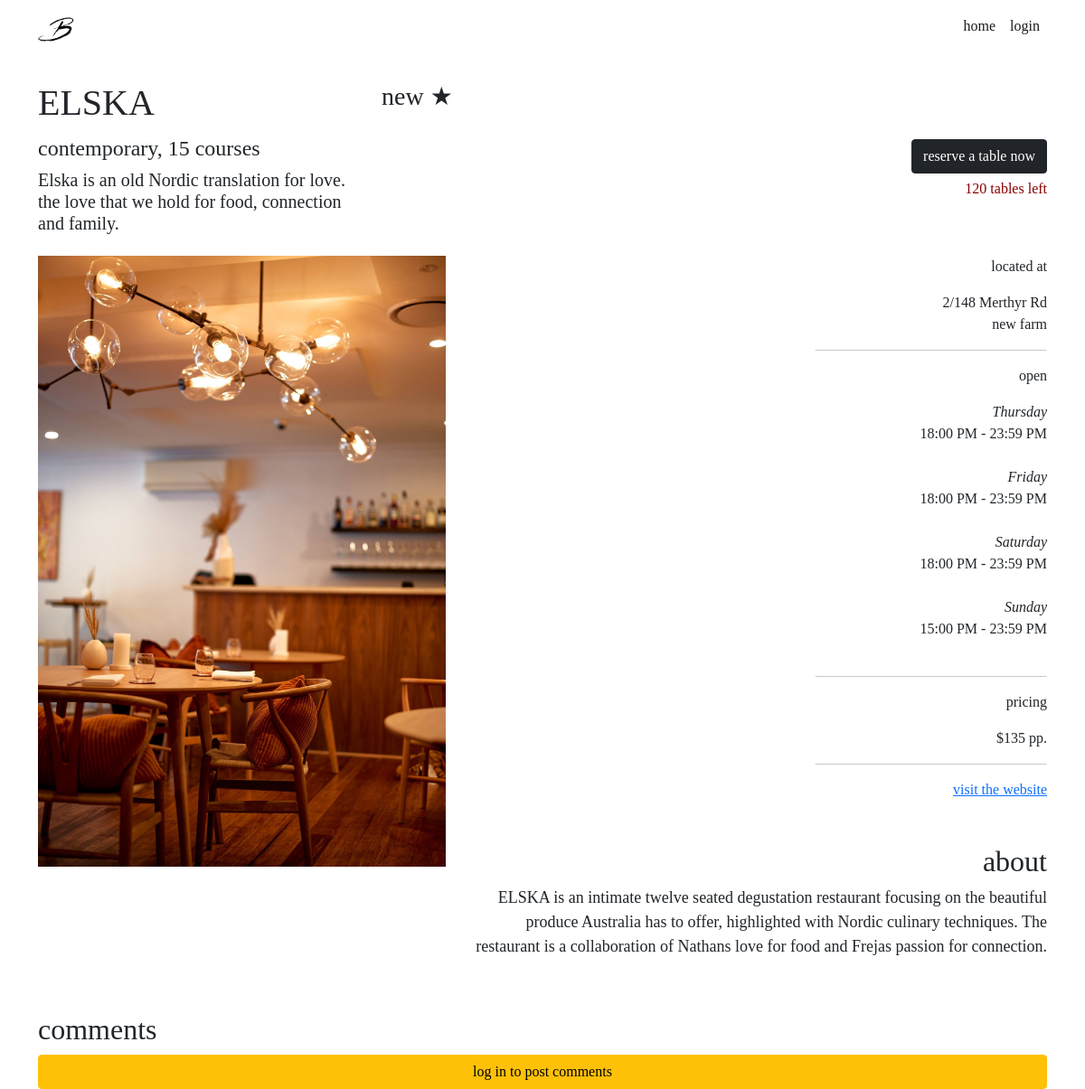
The page /restaurants/1 on the database its author committed.
### website/models.py (models this page shows, shortened)
class Restaurant(db.Model):
    __tablename__ = 'restaurants'
    __table_args__ = {'extend_existing': True}
    restaurant_id = db.Column(db.Integer, primary_key=True)
    name = db.Column(db.String(100), nullable=False)
    street = db.Column(db.String(150), nullable=False)
    suburb = db.Column(db.String(50), nullable=False)
    max_reservations = db.Column(db.Integer)
    caption = db.Column(db.String(200), nullable=False)
    description = db.Column(db.String(400), nullable=False)
    price = db.Column(db.Integer)
    cuisine_type = db.Column(db.String(30), nullable=False)
    num_courses = db.Column(db.Integer, nullable=False)
    website = db.Column(db.String(400))
    image = db.Column(db.String(400), nullable=False)
    comments = db.relationship('Comment', backref='restaurant', cascade="all, delete-orphan")
    statuses = db.relationship('RestaurantStatus', backref='restaurant', cascade="all, delete-orphan" )
    opening_hours = db.relationship('RestaurantOpeningHours', backref='restaurant', cascade="all, delete-orphan")
    reservations = db.relationship('Reservation', backref='restaurant', cascade="all, delete-orphan")
    user_id = db.Column(db.Integer, db.ForeignKey('users.id'))

class RestaurantOpeningHours(db.Model):
    __tablename__ = 'restaurantopeninghours'
    __table_args__ = {'extend_existing': True}
    restaurant_opening_hours_id = db.Column(db.Integer, primary_key=True)
    day_of_the_week = db.Column(db.String, nullable=False)
    start_time = db.Column(db.Time, nullable=False)
    end_time = db.Column(db.Time, nullable=False)
    restaurant_id = db.Column(db.Integer, db.ForeignKey('restaurants.restaurant_id'))

### website/views.py (the view)
@restaurant_bp.route('/<id>')
def restaurant(id):
    comment_form = CommentForm()
    reservation_form = ReservationForm()
    restaurant = Restaurant.query.filter_by(restaurant_id = id).first()
    space = restaurant_space(restaurant, date.today())
    return render_template("restaurant.html", restaurant=restaurant, comment_form=comment_form, reservation_form=reservation_form, space=space, open_today = check_open_today(restaurant, date.today()))

### website/views.py (called while the page is built)
def restaurant_space(restaurant, space_on_date):
    current_booking_quantity = 0
    for reservation in restaurant.reservations:
        if (reservation.reservation_time.date() == space_on_date):
            current_booking_quantity += reservation.quantity
    return restaurant.max_reservations - current_booking_quantity

def check_open_today(restaurant, time_to_check):
    for day_tuple in restaurant.opening_hours:
        if (day_tuple.day_of_the_week.lower() == time_to_check.strftime("%A").lower()):
            return True
    return False

### website/templates/restaurant.html (shortened to what this page needs)
{% extends 'base.html' %}
{% block content %}
<div class="container">
    <div class="row mt-4 mb-1">
        <div class="col-lg-4 col-sm-4">
            <h1>{{ restaurant.name }}</h1>
        </div>
        <div class="col-lg-8 col-sm-8 rating">
            {% set average = [] %}
            <h3> {% if average|count > 0 %}
                {{ average | sum / average | count}}
                {% else %}
                new
                {% endif %}&#9733;</h3>
        </div>
    </div>
    <div class="row">
        <div class="col-lg-4 col-sm-6">
            <h4>{% if restaurant.cuisine_type == "None" %}
                variety{% else %}{{restaurant.cuisine_type}}{%endif%}, {{restaurant.num_courses}} courses</h4>
            <h5>{{ restaurant.caption }}</h5>
        </div>
        <div class="col-lg-8 col-sm-6 btn-align mt-1">
            {% import 'reservation.html' as reservation %}
            {{reservation.reservation_creation(restaurant, reservation_form)}}
            <p class="seat-alert">
                {% if (restaurant.statuses[-1].status == "upcoming") and open_today %}
                {{ space }} tables left
                {% else %}
                {% if restaurant.statuses[-1].status == "booked" %}
                booked out
                {% else %}
                {{ restaurant.statuses[-1].status }}
                {% endif %}
                {% endif %}
            </p>
        </div>
    </div>
    <div class="row mt-3 mb-3">
        <div class="col-lg-5 col-sm-6">
            <img src="{{ restaurant.image }}" class="img-fluid">
        </div>
        <div class="col-lg-7 col-sm-6 info-align mt-3 mt-xl-0">
            <p class="info-heading">
                located at
            </p>
            <p>
                {{ restaurant.street }}<br> {{ restaurant.suburb }}
            </p>
            <hr class="info-line">
            <p class="info-heading">
                {% if open_today and
                (restaurant.statuses[-1].status == "upcoming" or restaurant.statuses[-1].status == "booked") %}
                open
                {% else %}
                closed
                {% endif %}
            </p>
            <p>
                {% for open_time in restaurant.opening_hours%}
                <i>{{ open_time.day_of_the_week }}</i>
                <br>{{open_time.start_time.strftime("%H:%M %p")}} - {{open_time.end_time.strftime("%H:%M %p")}}
                <br><br>
                {% endfor %}
            </p>
            <hr class="info-line">
            <p class="info-heading">
                pricing
            </p>
            <p>
                ${{ restaurant.price }} pp.
            </p>
            <hr class="info-line">
            <a href="{{ restaurant.website}}">visit the website</a>
            <br><br><br>
            <h2 align="right">about</h2>
            <p class="about">
                {{ restaurant.description }}<br><br>
            </p>
        </div>
    </div>
</div>
<div class="container">
    <div class="row mt-1">
        <div class="col-lg-2">
            <h2>comments</h2>
        </div>
    </div>
    {% if current_user.is_authenticated %}
    <form method="post" action="{{url_for('restaurants.restaurant', id=restaurant.restaurant_id)}}/comment">
        {{ comment_form.csrf_token }}
        <div class="row mt-3 mb-2">
            <div class="col-10">
                {{comment_form.text.label (class="form-label") }}
                {{comment_form.text (class="form-control")}}
            </div>
        </div>
        <div class="col-6 col-sm-3">
            {{comment_form.user_rating.label (class="form-label") }}
            {{comment_form.user_rating (class="form-control")}}
        </div>
        <div class="col-6 col-sm-3">
            {{ comment_form.submit (class="btn btn-outline-dark my-2") }}
        </div>
    </form>
    {% else %}
    <div class="d-grid gap-2">
        <a class="btn btn-warning bg-warning" type="button" href="{{ url_for('auth.login') }}">log in to post comments</a>
    </div>
    {% endif %}
</div>
{% endblock %}

### website/static/css/stylesheet.css (style rules this page uses)
body { font-family: Didot, Palatino, Perpetua, serif; }
.btn-align { text-align: right }
.info-align { text-align: right; }
.info-line { width: 40%; transform: translateX(150%); }
p.info-heading { font-weight: 500; }
p.about { text-align: right; margin-left: auto; font-size: 18px; }
p.seat-alert { color: darkred; margin-top: 5px; }
.rating { text-align: left; }

### rows shown on the page
Restaurant: name "ELSKA", cuisine_type "contemporary", num_courses "15", caption "Elska is an old Nordic translation for love. the love that we hold for food, connection and family.", image (picture), street "2/148 Merthyr Rd", suburb "new farm", price "135", description "ELSKA is an intimate twelve seated degustation restaurant focusing on the beautiful produce Australia has to offer, highlighted with Nordic culinary techniques. The restaurant is a collaboration of Nathans love for food and Frejas passion for connection."
RestaurantOpeningHours: day_of_the_week "Thursday", start_time "18:00 PM", end_time "23:59 PM"
RestaurantOpeningHours: day_of_the_week "Friday", start_time "18:00 PM", end_time "23:59 PM"
RestaurantOpeningHours: day_of_the_week "Saturday", start_time "18:00 PM", end_time "23:59 PM"
RestaurantOpeningHours: day_of_the_week "Sunday", start_time "15:00 PM", end_time "23:59 PM"

### other values the page prints
{{ space }} "120"
